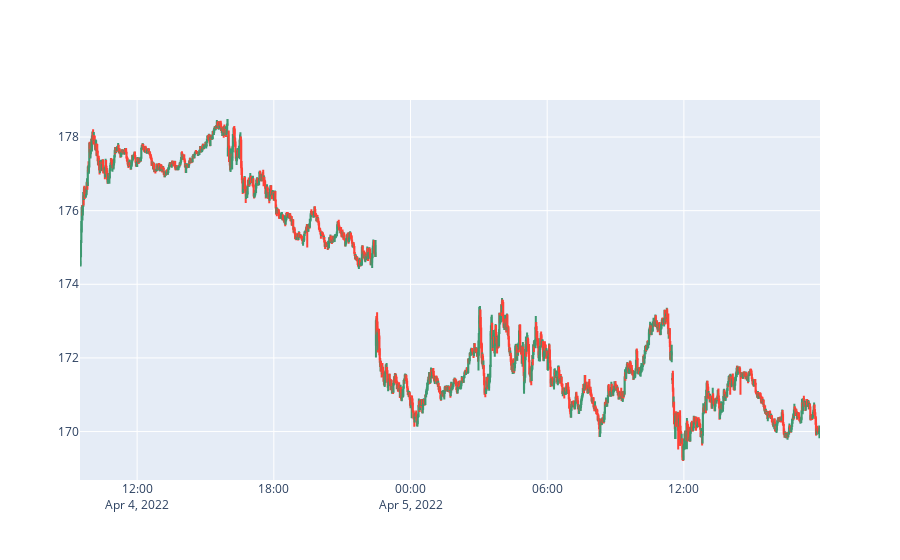

Write notebook code for a chart like this one.
### Code cell
fig_1min = go.Figure(data=[go.Candlestick(x=df_1min_resample.index, open=df_1min.Open, close=df_1min.Close, high=df_1min.High, low=df_1min.Low)])
fig_1day.update_xaxes(
    rangebreaks=[
        dict(bounds=[16, 9], pattern='')
#         dict(values=time_gap, dvalue=dvalue)
    ]
)
fig_1min.update_layout(xaxis_rangeslider_visible=False)
fig_1min.show()

### Figure 1 — Plotly figure (JSON) as saved in the notebook; plotly's stock layout.template omitted (floating-point values rounded to 4 significant figures; data arrays with more than 128 entries replaced by an {"elided": "..."} marker saying what was removed)
{"data": [{"close": {"elided": "1949 float values"}, "high": {"elided": "1949 float values"}, "low": {"elided": "1949 float values"}, "open": {"elided": "1949 float values"}, "type": "candlestick", "x": {"elided": "6151 str values"}}], "layout": {"xaxis": {"rangeslider": {"visible": false}}}}
